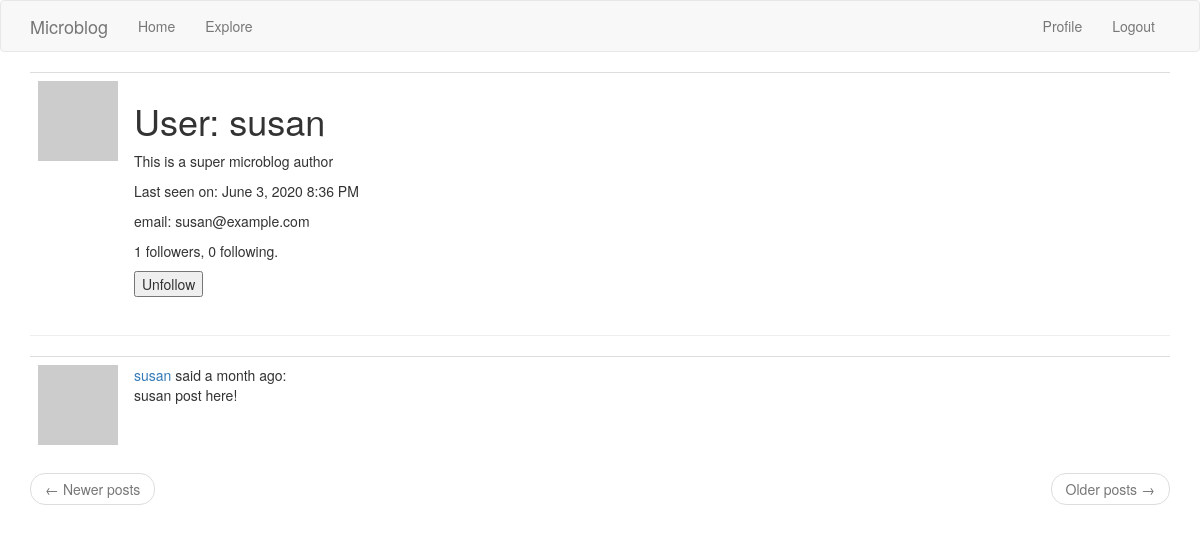
Before: /user/susan (signed in) with the older database file.
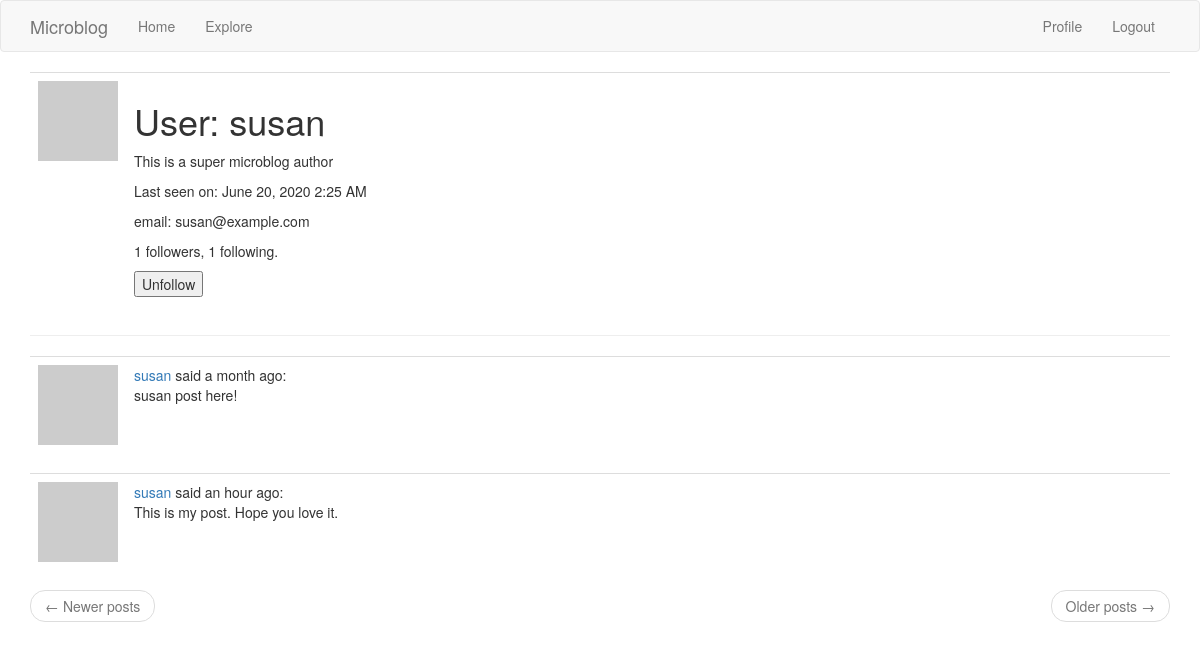
After: the same page with the newer database file.
### app/models.py (models this page shows, shortened)
class User(UserMixin, db.Model):
    id            = db.Column(db.Integer, primary_key=True)
    username      = db.Column(db.String(64), index=True, unique=True)
    email         = db.Column(db.String(120), index=True, unique=True)
    password_hash = db.Column(db.String(128))
    about_me      = db.Column(db.String(140))
    last_seen     = db.Column(db.DateTime, default=datetime.utcnow)
    posts    = db.relationship('Post', backref='author', lazy='dynamic')
    followed = db.relationship(
        'User', secondary=followers,
        primaryjoin=(followers.c.follower_id == id),
        secondaryjoin=(followers.c.followed_id == id),
        backref=db.backref('followers', lazy='dynamic'), lazy='dynamic')
    def avatar(self, size):
        digest = md5(self.email.lower().encode('utf-8')).hexdigest()
        return 'https://www.gravatar.com/avatar/{}?d=identicon&s={}'.format(
            digest, size)
    def is_following(self, user):
        return self.followed.filter (
                    followers.c.followed_id == user.id).count() > 0

class Post(db.Model):
    id = db.Column(db.Integer, primary_key=True)
    body = db.Column(db.String(140))
    timestamp = db.Column(db.DateTime, index=True, default=datetime.utcnow)
    language = db.Column(db.String(5))
    user_id = db.Column(db.Integer, db.ForeignKey('user.id'))

### app/routes.py (the view)
@app.route('/user/<username>')
@login_required
def user(username):
    user = User.query.filter_by(username=username).first_or_404()
    page = request.args.get('page', 1, type=int)
    posts = Post.query.filter_by(user_id=user.id).paginate(
        page, app.config['POSTS_PER_PAGE'], False)
    next_url = url_for('user', username=username, page=posts.next_num) \
        if posts.has_next else None
    prev_url = url_for('user', username=username, page=posts.prev_num) \
        if posts.has_prev else None
    form = EmptyForm()
    return render_template('user.html', user=user, posts=posts.items, form=form, next_url=next_url, prev_url=prev_url)

### app/forms.py
class EmptyForm(FlaskForm):
    submit = SubmitField('Submit')

### app/models.py (called while the page is built)
@login.user_loader
def load_user(id):
    return User.query.get(int(id))

### app/routes.py (called while the page is built)
@app.before_request
def before_request():
    g.locale = str(get_locale())
    if current_user.is_authenticated:
        current_user.last_seen = datetime.utcnow()
        db.session.commit()

### app/templates/user.html (shortened to what this page needs)
{% extends "base.html" %}
{% block app_content %}
    <table class="table table-hover">
        <tr valign="top">
            <td width="80px"><img src="{{ user.avatar(80) }}"></td>
            <td><h1>User: {{ user.username }}</h1>
                {% if user.about_me %}<p>{{ user.about_me }}</p>{% endif %}
                {% if user.last_seen %}<p>
                Last seen on: {{ moment(user.last_seen).format('LLL') }}</p>
                {% endif %}
                {% if user.email %}<p>email: {{ user.email }}</p>{% endif %}
                <p>{{ user.followers.count() }} followers, {{ user.followed.count() }} following.</p>
                {% if user == current_user %}
                <p><a href="{{ url_for('edit_profile') }}">Edit your profile</a></p>
                {% else %}
                <p>
                    <form action="{{ url_for('unfollow', username=user.username) }}" method="post">
                        {{ form.submit(value='Unfollow') }}
                    </form>
                </p>
                {% endif %}
            </td>
        </tr>
    </table>
    <hr>
    {% for post in posts %}
        {% include '_post.html' %}
    {% endfor %}
    <nav aria-label="...">
        <ul class="pager">
            <li class="previous{% if not prev_url %} disabled{% endif %}">
                <a href="{{ prev_url or '#' }}">
                    <span aria-hidden="true">&larr;</span> Newer posts
                </a>
            </li>
            <li class="next{% if not next_url %} disabled{% endif %}">
                <a href="{{ next_url or '#' }}">
                    Older posts <span aria-hidden="true">&rarr;</span>
                </a>
            </li>
        </ul>
    </nav>
{% endblock %}

### app/templates/base.html (shortened to what this page needs)
{% extends 'bootstrap/base.html' %}
{% block navbar %}
    <nav class="navbar navbar-default">
      <div class="container">
        <div class="navbar-header">
          <a class="navbar-brand" href="{{ url_for('index') }}">Microblog</a>
        </div>
        <div class="collapse navbar-collapse" id="bs-example-navbar-collapse-1">
            <ul class="nav navbar-nav">
                <li><a href="{{ url_for('index') }}">Home</a></li>
                <li><a href="{{ url_for('explore') }}">Explore</a></li>
            </ul>
            <ul class="nav navbar-nav navbar-right">
                {% if current_user.is_anonymous %}
                <li><a href="{{ url_for('login') }}">Login</a> </li>
                <li><a href="{{ url_for('register') }}">Register</a> </li>
                {% else %}
                <li><a href="{{ url_for('user', username=current_user.username) }}">Profile</a></li>
                <li><a href="{{ url_for('logout') }}">Logout</a></li>
                {% endif %}
            </ul>
        </div>
      </div>
    </nav>
{% endblock %}
{% block content %}
    <div class="container">
        {% block app_content %}{% endblock %}
    </div>
{% endblock %}

### app/templates/_post.html (shortened to what this page needs)
<table class="table table-hover">
    <tr>
        <td width="70px">
            <a href="{{ url_for('user', username=post.author.username) }}">
                <img src="{{ post.author.avatar(70) }}" />
            </a>
        </td>
        <td>
            {{ _('%(username)s said %(when)s', username=user_link, when=moment(post.timestamp).fromNow()) }}:
            <br>
            <span id="post{{ post.id }}">{{ post.body }}</span>
        </td>
    </tr>
</table>

Changed rows visible on the page:
changed User "susan": last_seen "June 3, 2020 8:36 PM" → "June 20, 2020 2:25 AM"
added Post: body "This is my post. Hope you love it."
Other visible differences:
{{ user.followed.count() }}: "0" → "1"
